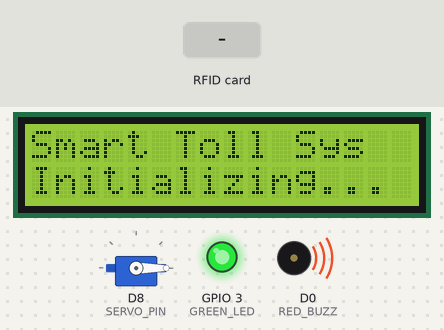
Recording of a sketch running on a simulated ESP8266 (NodeMCU). On the bench: servo, 16×2 character LCD, output pins drawn as LEDs (lit = HIGH), buzzer (waves = sounding, pin HIGH). Inputs (shaded band) come from the test bench. WiFi joins after 1.5 s; servers stay silent unless stated; what the sketch prints to the serial monitor is not drawn.

Above: at 2.0 s.
At 5.1 s:
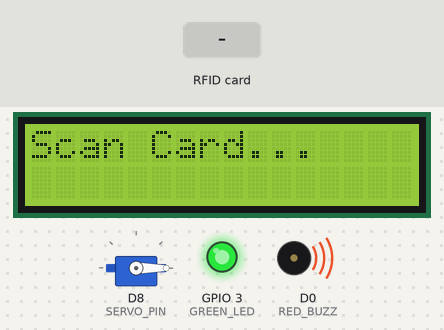
5.2 s: RFID card 12 34 56 78 held to the reader
At 7.4 s:
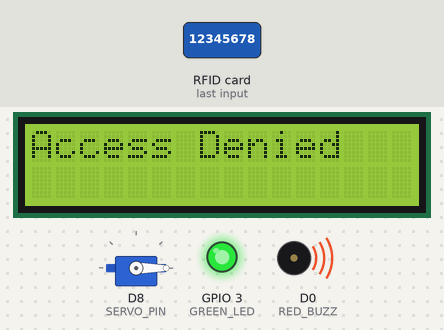
7.9 s: RFID card 61 3B 3D 20 held to the reader
At 9.9 s:
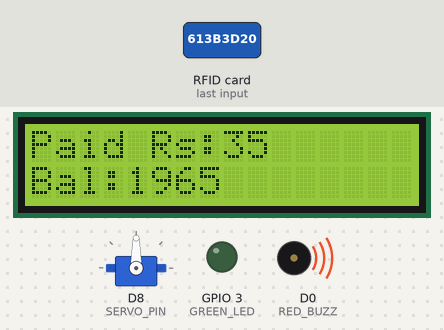
13.1 s: RFID card A1 A1 3D 20 held to the reader
At 18.3 s:
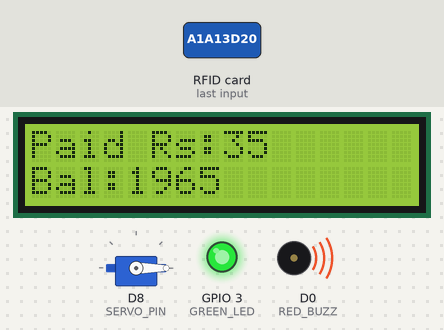
Timing chart, 0 to 19.8 s (numbered marks = the images above; inputs shaded):
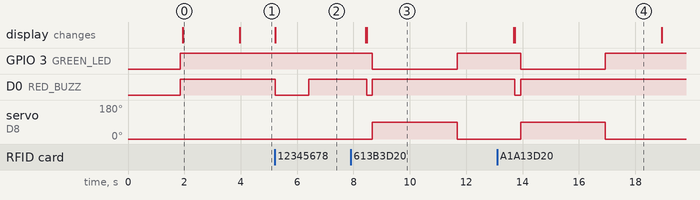

Measured:
- after the input at 5.2 s, D0 (RED_BUZZ): HIGH → LOW at once, → HIGH 1.2 s later; the display: changes at once (image 2)
- after the input at 7.9 s, GPIO 3 (GREEN_LED): HIGH → LOW after 0.77 s, → HIGH 3.0 s later; D0 (RED_BUZZ): HIGH → LOW after 0.57 s, → HIGH 0.20 s later; servo on D8 (SERVO_PIN): 0° → 90° after 0.77 s, → 0° 3.0 s later; the display: first differs from a run without the input after 0.57 s (image 3)
- after the input at 13.1 s, GPIO 3 (GREEN_LED): HIGH → LOW after 0.83 s, → HIGH 3.0 s later; D0 (RED_BUZZ): HIGH → LOW after 0.63 s, → HIGH 0.20 s later; servo on D8 (SERVO_PIN): 0° → 90° after 0.83 s, → 0° 3.0 s later
- what the display in image 0 shows lasts 2.1 s, from 1.9 s to 4.0 s

The sketch:

code.ino
```cpp
#define BLYNK_PRINT Serial

#define BLYNK_TEMPLATE_ID "TMPL6qefrMFka"
#define BLYNK_TEMPLATE_NAME "Smart Gate Barrier System"
#define BLYNK_AUTH_TOKEN "DwKEsUtMnl29Tc7RnoPrTiRNlX7YC68j"

#include <ESP8266WiFi.h>
#include <BlynkSimpleEsp8266.h>
#include <SPI.h>
#include <MFRC522.h>
#include <Servo.h>
#include <Wire.h>
#include <LiquidCrystal_I2C.h>

char ssid[] = "Ankush";
char pass[] = "12345678";

// RFID
#define SS_PIN D4
#define RST_PIN D3
MFRC522 rfid(SS_PIN, RST_PIN);

// LCD
LiquidCrystal_I2C lcd(0x27, 16, 2);

// Servo
Servo gate;
#define SERVO_PIN D8

// Pins
#define GREEN_LED 3
#define RED_BUZZ  D0

int toll = 35;

// 🔥 VARIABLES
int totalRevenue = 0;
int carCount = 0;

// Cards
struct Card {
  String uid;
  int balance;
};

Card cards[] = {
  {"61 3B 3D 20", 2000},
  {"A1 A1 3D 20", 2000},
  {"7C E4 EF 06", 30}
};

// 🔊 Beep
void beepShort() {
  digitalWrite(RED_BUZZ, LOW);
  delay(200);
  digitalWrite(RED_BUZZ, HIGH);
}

void beepLong() {
  digitalWrite(RED_BUZZ, LOW);
  delay(1200);
  digitalWrite(RED_BUZZ, HIGH);
}

void setup() {
  Serial.begin(9600);

  Wire.begin(D2, D1);

  SPI.begin();
  rfid.PCD_Init();

  Blynk.begin(BLYNK_AUTH_TOKEN, ssid, pass);

  pinMode(GREEN_LED, OUTPUT);
  pinMode(RED_BUZZ, OUTPUT);

  digitalWrite(GREEN_LED, HIGH);
  digitalWrite(RED_BUZZ, HIGH);

  gate.attach(SERVO_PIN);
  gate.write(0);

  lcd.init();
  lcd.backlight();

  lcd.setCursor(0,0);
  lcd.print("Smart Toll Sys");
  lcd.setCursor(0,1);
  lcd.print("Initializing...");
  delay(2000);

  lcd.clear();
  lcd.print("Scan Card...");
}

void loop() {
  Blynk.run();

  if (!rfid.PICC_IsNewCardPresent()) return;
  if (!rfid.PICC_ReadCardSerial()) return;

  String uid = "";
  for (byte i = 0; i < rfid.uid.size; i++) {
    if (rfid.uid.uidByte[i] < 0x10) uid += "0";
    uid += String(rfid.uid.uidByte[i], HEX);
    if (i != rfid.uid.size - 1) uid += " ";
  }
  uid.toUpperCase();

  Serial.println("\n------ CARD SCANNED ------");
  Serial.print("UID: ");
  Serial.println(uid);

  lcd.clear();

  digitalWrite(GREEN_LED, HIGH);
  digitalWrite(RED_BUZZ, HIGH);

  bool found = false;

  for (int i = 0; i < 3; i++) {

    if (uid == cards[i].uid) {
      found = true;

      if (cards[i].balance >= toll) {

        cards[i].balance -= toll;

        // 🔥 UPDATE VALUES
        totalRevenue += toll;
        carCount++;

        // LCD
        lcd.setCursor(0,0);
        lcd.print("Paid Rs:35");
        lcd.setCursor(0,1);
        lcd.print("Bal:" + String(cards[i].balance));

        // Serial
        Serial.println("Access Granted");
        Serial.println("Paid Rs: 35");
        Serial.print("Remaining Balance: ");
        Serial.println(cards[i].balance);

        beepShort();

        digitalWrite(GREEN_LED, LOW);
        gate.write(90);

        // 🔥 BLYNK UPDATE (FINAL)
        Blynk.virtualWrite(V0, cards[i].balance);
        Blynk.virtualWrite(V1, uid);
        Blynk.virtualWrite(V2, "OPEN");
        Blynk.virtualWrite(V3, carCount);       // 🚗 Car Count
        Blynk.virtualWrite(V4, totalRevenue);   // 💰 Revenue

        // 🔥 EVENTS
        Blynk.logEvent("toll_paid",
          "Rs35 deducted | Bal: " + String(cards[i].balance)
        );

        Blynk.logEvent("gate_open",
          "Gate Open | UID: " + uid +
          " | Cars: " + String(carCount) +
          " | Revenue: " + String(totalRevenue)
        );

        delay(3000);

        gate.write(0);
        digitalWrite(GREEN_LED, HIGH);

      } else {

        lcd.setCursor(0,0);
        lcd.print("Low Balance");
        lcd.setCursor(0,1);
        lcd.print("Need Rs:35");

        Serial.println("Access Denied - Low Balance");
        Serial.print("Balance: ");
        Serial.println(cards[i].balance);

        beepLong();

        Blynk.logEvent("low_balance",
          "Bal low: " + String(cards[i].balance)
        );
      }

      break;
    }
  }

  if (!found) {
    lcd.print("Access Denied");
    Serial.println("Unknown Card!");
    beepLong();
  }

  Serial.println("--------------------------");

  delay(2000);

  lcd.clear();
  lcd.print("Scan Card...");
}
```
